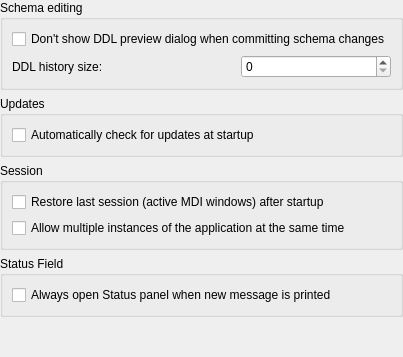
         <widget class="QWidget" name="generalPage">
          <layout class="QVBoxLayout" name="verticalLayout_3">
           <property name="leftMargin">
            <number>0</number>
           </property>
           <property name="topMargin">
            <number>0</number>
           </property>
           <property name="rightMargin">
            <number>0</number>
           </property>
           <property name="bottomMargin">
            <number>0</number>
           </property>
           <item>
            <widget class="QGroupBox" name="schemaEditingGroup">
             <property name="title">
              <string>Schema editing</string>
             </property>
             <layout class="QGridLayout" name="gridLayout_12">
              <item row="1" column="1">
               <widget class="QSpinBox" name="ddlHistorySizeSpin">
                <property name="maximumSize">
                 <size>
                  <width>150</width>
                  <height>16777215</height>
                 </size>
                </property>
                <property name="toolTip">
                 <string>Number of DDL changes kept in history.</string>
                </property>
                <property name="maximum">
                 <number>9999999</number>
                </property>
                <property name="cfg" stdset="0">
                 <string notr="true">General.DdlHistorySize</string>
                </property>
               </widget>
              </item>
              <item row="1" column="0">
               <widget class="QLabel" name="ddlHistorySizeLabel">
                <property name="text">
                 <string>DDL history size:</string>
                </property>
               </widget>
              </item>
              <item row="0" column="0" colspan="2">
               <widget class="QCheckBox" name="dontShowDdlPreview">
                <property name="text">
                 <string>Don't show DDL preview dialog when committing schema changes</string>
                </property>
                <property name="cfg" stdset="0">
                 <string notr="true">General.DontShowDdlPreview</string>
                </property>
               </widget>
              </item>
             </layout>
            </widget>
           </item>
           <item>
            <widget class="QGroupBox" name="updatesGroup">
             <property name="title">
              <string>Updates</string>
             </property>
             <layout class="QVBoxLayout" name="verticalLayout_29">
              <item>
               <widget class="QCheckBox" name="checkForUpdatesCheck">
                <property name="text">
                 <string>Automatically check for updates at startup</string>
                </property>
                <property name="cfg" stdset="0">
                 <string notr="true">General.CheckUpdatesOnStartup</string>
                </property>
               </widget>
              </item>
             </layout>
            </widget>
           </item>
           <item>
            <widget class="QGroupBox" name="sessionGroup">
             <property name="title">
              <string>Session</string>
             </property>
             <layout class="QGridLayout" name="gridLayout_11">
              <item row="0" column="0">
               <widget class="QCheckBox" name="sessionCheck">
                <property name="text">
                 <string>Restore last session (active MDI windows) after startup</string>
                </property>
                <property name="cfg" stdset="0">
                 <string notr="true">General.RestoreSession</string>
                </property>
               </widget>
              </item>
              <item row="1" column="0">
               <widget class="QCheckBox" name="multipleSessionsCheck">
                <property name="text">
                 <string>Allow multiple instances of the application at the same time</string>
                </property>
                <property name="cfg" stdset="0">
                 <string notr="true">General.AllowMultipleSessions</string>
                </property>
               </widget>
              </item>
             </layout>
            </widget>
           </item>
           <item>
            <widget class="QGroupBox" name="statusFieldGroup">
             <property name="title">
              <string>Status Field</string>
             </property>
             <layout class="QVBoxLayout" name="verticalLayout_35">
              <item>
               <widget class="QCheckBox" name="checkBox">
                <property name="toolTip">
                 <string>&lt;p&gt;When user manually closes the Status panel, this option makes sure that if any new message is printed in the Status panel it will be reopened. If it's disabled, then Status panel can only be open manually by the user from the &quot;View&quot; menu.&lt;/p&gt;</string>
                </property>
                <property name="text">
                 <string>Always open Status panel when new message is printed</string>
                </property>
                <property name="cfg" stdset="0">
                 <string notr="true">General.AutoOpenStatusField</string>
                </property>
               </widget>
              </item>
             </layout>
            </widget>
           </item>
           <item>
            <spacer name="verticalSpacer">
             <property name="orientation">
              <enum>Qt::Orientation::Vertical</enum>
             </property>
             <property name="sizeHint" stdset="0">
              <size>
               <width>20</width>
               <height>40</height>
              </size>
             </property>
            </spacer>
           </item>
          </layout>
         </widget>
